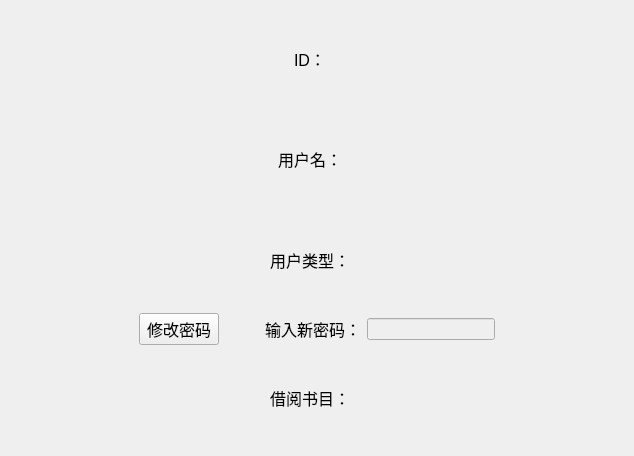
<?xml version="1.0" encoding="UTF-8"?>
<ui version="4.0">
 <class>Personal_info</class>
 <widget class="QWidget" name="Personal_info">
  <property name="geometry">
   <rect>
    <x>0</x>
    <y>0</y>
    <width>634</width>
    <height>456</height>
   </rect>
  </property>
  <property name="windowTitle">
   <string>Form</string>
  </property>
  <layout class="QVBoxLayout" name="verticalLayout">
   <item>
    <layout class="QHBoxLayout" name="horizontalLayout">
     <item>
      <spacer name="horizontalSpacer">
       <property name="orientation">
        <enum>Qt::Horizontal</enum>
       </property>
       <property name="sizeType">
        <enum>QSizePolicy::MinimumExpanding</enum>
       </property>
       <property name="sizeHint" stdset="0">
        <size>
         <width>40</width>
         <height>20</height>
        </size>
       </property>
      </spacer>
     </item>
     <item>
      <widget class="QLabel" name="ID">
       <property name="font">
        <font>
         <pointsize>12</pointsize>
        </font>
       </property>
       <property name="text">
        <string>ID：</string>
       </property>
      </widget>
     </item>
     <item>
      <widget class="QLabel" name="ID_s">
       <property name="font">
        <font>
         <pointsize>12</pointsize>
        </font>
       </property>
       <property name="text">
        <string/>
       </property>
      </widget>
     </item>
     <item>
      <spacer name="horizontalSpacer_2">
       <property name="orientation">
        <enum>Qt::Horizontal</enum>
       </property>
       <property name="sizeType">
        <enum>QSizePolicy::MinimumExpanding</enum>
       </property>
       <property name="sizeHint" stdset="0">
        <size>
         <width>40</width>
         <height>20</height>
        </size>
       </property>
      </spacer>
     </item>
    </layout>
   </item>
   <item>
    <layout class="QHBoxLayout" name="horizontalLayout_2">
     <item>
      <spacer name="horizontalSpacer_3">
       <property name="orientation">
        <enum>Qt::Horizontal</enum>
       </property>
       <property name="sizeType">
        <enum>QSizePolicy::MinimumExpanding</enum>
       </property>
       <property name="sizeHint" stdset="0">
        <size>
         <width>40</width>
         <height>20</height>
        </size>
       </property>
      </spacer>
     </item>
     <item>
      <widget class="QLabel" name="name">
       <property name="font">
        <font>
         <pointsize>12</pointsize>
        </font>
       </property>
       <property name="text">
        <string>用户名：</string>
       </property>
      </widget>
     </item>
     <item>
      <widget class="QLabel" name="name_s">
       <property name="font">
        <font>
         <pointsize>12</pointsize>
        </font>
       </property>
       <property name="text">
        <string/>
       </property>
      </widget>
     </item>
     <item>
      <spacer name="horizontalSpacer_4">
       <property name="orientation">
        <enum>Qt::Horizontal</enum>
       </property>
       <property name="sizeType">
        <enum>QSizePolicy::MinimumExpanding</enum>
       </property>
       <property name="sizeHint" stdset="0">
        <size>
         <width>40</width>
         <height>20</height>
        </size>
       </property>
      </spacer>
     </item>
    </layout>
   </item>
   <item>
    <layout class="QHBoxLayout" name="horizontalLayout_3">
     <item>
      <spacer name="horizontalSpacer_5">
       <property name="orientation">
        <enum>Qt::Horizontal</enum>
       </property>
       <property name="sizeType">
        <enum>QSizePolicy::MinimumExpanding</enum>
       </property>
       <property name="sizeHint" stdset="0">
        <size>
         <width>40</width>
         <height>20</height>
        </size>
       </property>
      </spacer>
     </item>
     <item>
      <widget class="QLabel" name="kind">
       <property name="font">
        <font>
         <pointsize>12</pointsize>
        </font>
       </property>
       <property name="text">
        <string>用户类型：</string>
       </property>
      </widget>
     </item>
     <item>
      <widget class="QLabel" name="kind_s">
       <property name="font">
        <font>
         <pointsize>12</pointsize>
        </font>
       </property>
       <property name="text">
        <string/>
       </property>
      </widget>
     </item>
     <item>
      <spacer name="horizontalSpacer_6">
       <property name="orientation">
        <enum>Qt::Horizontal</enum>
       </property>
       <property name="sizeType">
        <enum>QSizePolicy::MinimumExpanding</enum>
       </property>
       <property name="sizeHint" stdset="0">
        <size>
         <width>40</width>
         <height>20</height>
        </size>
       </property>
      </spacer>
     </item>
    </layout>
   </item>
   <item>
    <layout class="QHBoxLayout" name="horizontalLayout_4">
     <item>
      <spacer name="horizontalSpacer_7">
       <property name="orientation">
        <enum>Qt::Horizontal</enum>
       </property>
       <property name="sizeType">
        <enum>QSizePolicy::MinimumExpanding</enum>
       </property>
       <property name="sizeHint" stdset="0">
        <size>
         <width>40</width>
         <height>20</height>
        </size>
       </property>
      </spacer>
     </item>
     <item>
      <widget class="QPushButton" name="pushButton">
       <property name="font">
        <font>
         <pointsize>12</pointsize>
        </font>
       </property>
       <property name="text">
        <string>修改密码</string>
       </property>
      </widget>
     </item>
     <item>
      <spacer name="horizontalSpacer_11">
       <property name="orientation">
        <enum>Qt::Horizontal</enum>
       </property>
       <property name="sizeType">
        <enum>QSizePolicy::Minimum</enum>
       </property>
       <property name="sizeHint" stdset="0">
        <size>
         <width>40</width>
         <height>20</height>
        </size>
       </property>
      </spacer>
     </item>
     <item>
      <widget class="QLabel" name="passwd">
       <property name="font">
        <font>
         <pointsize>12</pointsize>
        </font>
       </property>
       <property name="text">
        <string>输入新密码：</string>
       </property>
      </widget>
     </item>
     <item>
      <widget class="QLineEdit" name="lineEdit">
       <property name="enabled">
        <bool>false</bool>
       </property>
      </widget>
     </item>
     <item>
      <spacer name="horizontalSpacer_8">
       <property name="orientation">
        <enum>Qt::Horizontal</enum>
       </property>
       <property name="sizeType">
        <enum>QSizePolicy::MinimumExpanding</enum>
       </property>
       <property name="sizeHint" stdset="0">
        <size>
         <width>40</width>
         <height>20</height>
        </size>
       </property>
      </spacer>
     </item>
    </layout>
   </item>
   <item>
    <layout class="QHBoxLayout" name="horizontalLayout_5">
     <item>
      <spacer name="horizontalSpacer_9">
       <property name="orientation">
        <enum>Qt::Horizontal</enum>
       </property>
       <property name="sizeType">
        <enum>QSizePolicy::MinimumExpanding</enum>
       </property>
       <property name="sizeHint" stdset="0">
        <size>
         <width>40</width>
         <height>20</height>
        </size>
       </property>
      </spacer>
     </item>
     <item>
      <widget class="QLabel" name="book">
       <property name="font">
        <font>
         <pointsize>12</pointsize>
        </font>
       </property>
       <property name="text">
        <string>借阅书目：</string>
       </property>
      </widget>
     </item>
     <item>
      <widget class="QLabel" name="book_s">
       <property name="font">
        <font>
         <pointsize>12</pointsize>
        </font>
       </property>
       <property name="text">
        <string/>
       </property>
      </widget>
     </item>
     <item>
      <spacer name="horizontalSpacer_10">
       <property name="orientation">
        <enum>Qt::Horizontal</enum>
       </property>
       <property name="sizeType">
        <enum>QSizePolicy::MinimumExpanding</enum>
       </property>
       <property name="sizeHint" stdset="0">
        <size>
         <width>40</width>
         <height>20</height>
        </size>
       </property>
      </spacer>
     </item>
    </layout>
   </item>
  </layout>
 </widget>
 <resources/>
 <connections/>
</ui>
